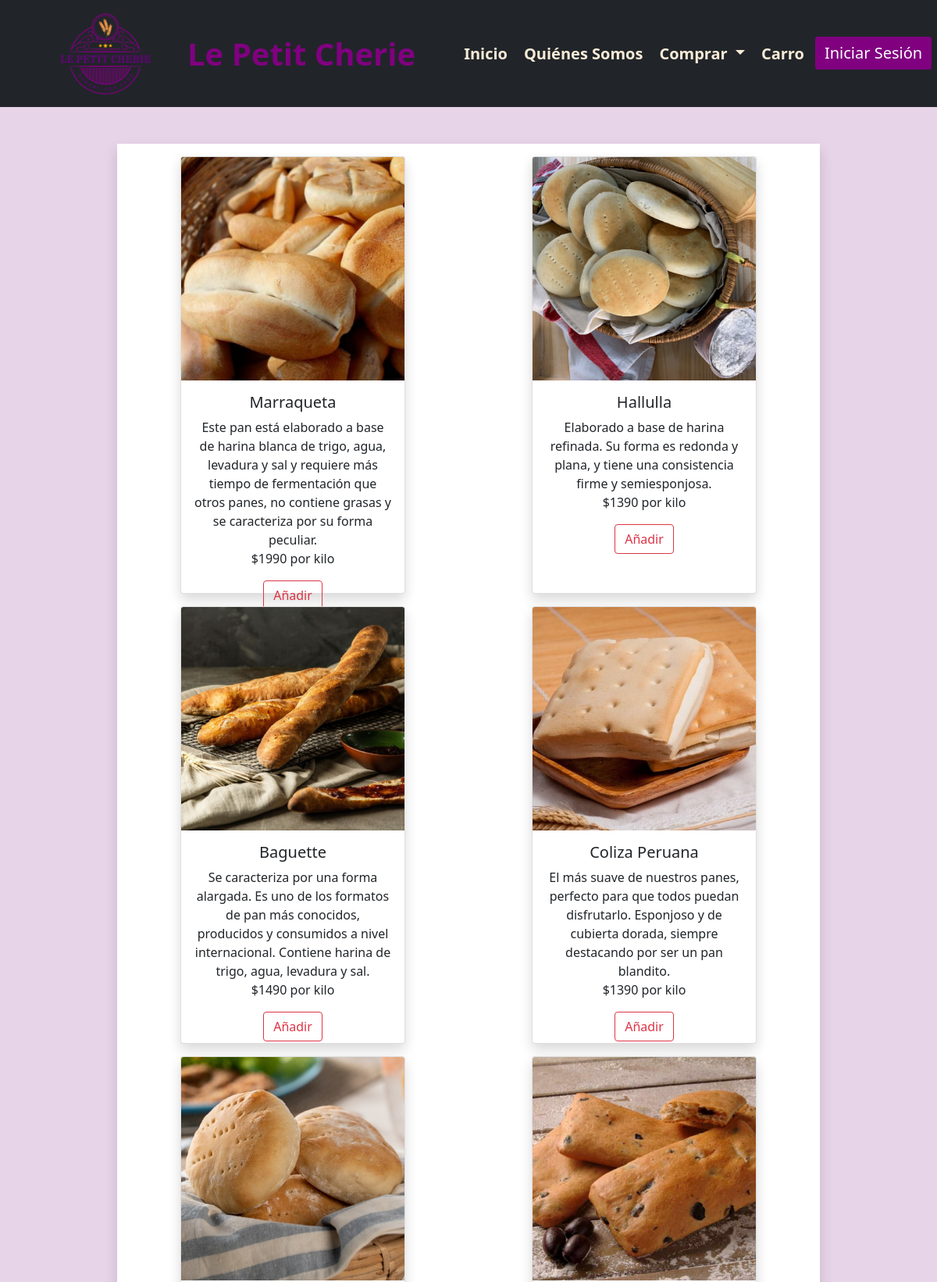
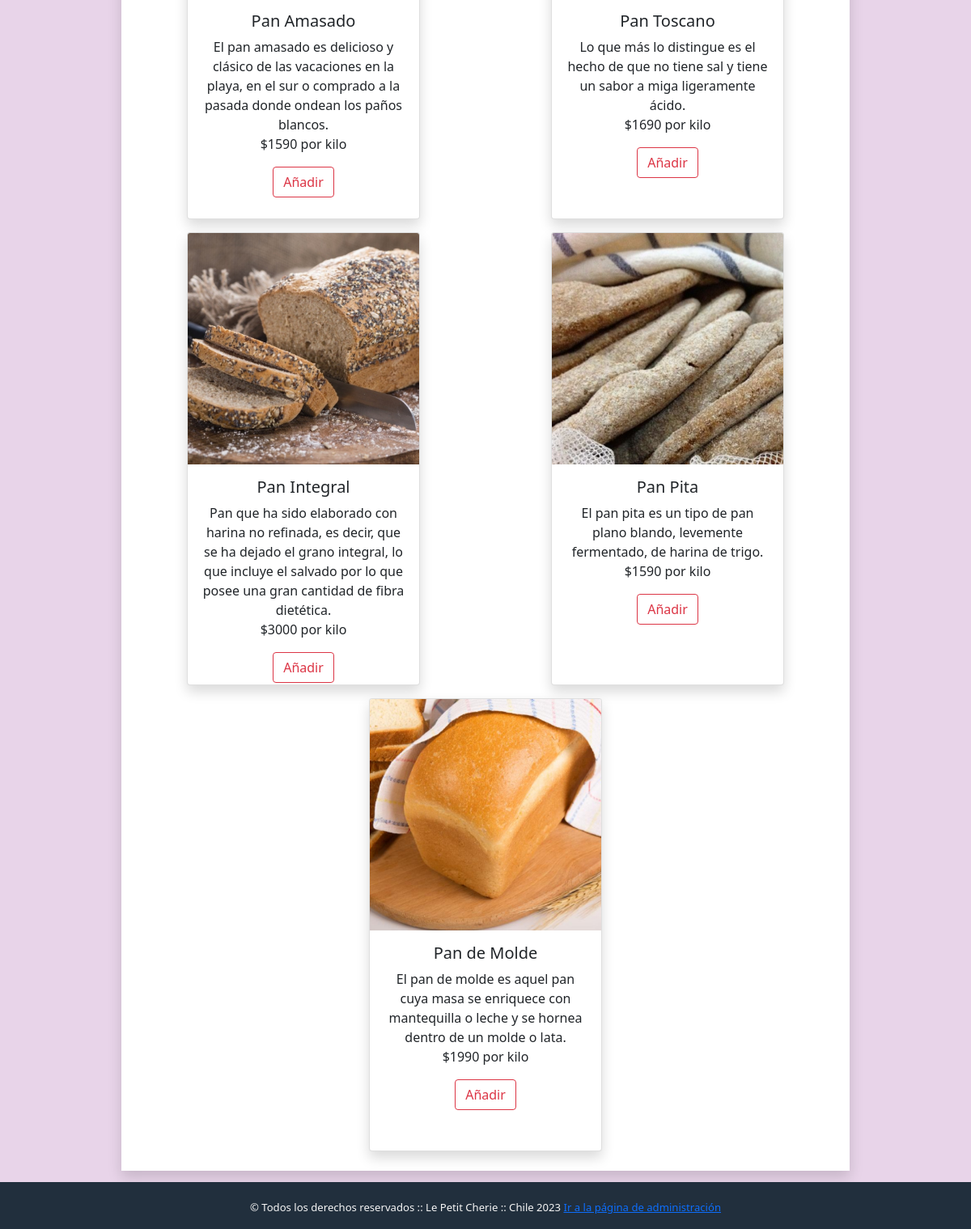
Page /tienda/panaderia on the committed database (2 pictures, top to bottom).
### tienda/models.py (models this page shows, shortened)
class Producto(models.Model):
    id_producto      = models.AutoField(primary_key=True)
    nombre_producto  = models.CharField(max_length=30)
    descripcion_prod = models.CharField(max_length=1000)
    valor_prod       = models.IntegerField(blank=False, null=False)
    imagen_prod      = models.ImageField(upload_to='img/', blank=False, null=False)
    id_tipo_producto = models.ForeignKey('tipoProducto', on_delete=models.CASCADE, db_column='idTipoProducto')

### tienda/views.py (the view)
# urls.py: path('tienda/panaderia',panaderia,name='panaderia'),
def panaderia(request):
    productos=Producto.objects.all()
    context={'productos':productos}
    return render(request, 'html/Panaderia.html', context)

### tienda/templates/html/Panaderia.html (shortened to what this page needs)
{% load static %}
<!DOCTYPE html>
<html lang="en">
<head>
  <link rel="stylesheet" href="{% static 'css/styles.css' %}">
  <link href="https://cdn.jsdelivr.net/npm/bootstrap@5.0.2/dist/css/bootstrap.min.css" rel="stylesheet"
>
</head>
<body class="body-background2">
  <header class="header-visible">
    <nav class="navbar navbar-expand-lg navbar-dark fixed-top bg-dark ">
      <div class="container col-12">
        <div class="container col-xs-12 col-sm-2 col-md-3 col-lg-2 col-xl-2 col-xxl-2 text-center">
          <img src="{% static 'img/Le petit emma.png' %}" alt="logo petit cherie" width="120" height="120"
            class="d-inline-block align-text-top">
        </div>
        <div
          class="container col-xs-12-text-center col-sm-10-text-center col-md-9-text-center col-lg-3-blockquote col-xl-3-blockquote col-xxl-3-blockquote text-center">
          <a class="navbar-brand fw-bold" href="{% url 'index' %}">Le Petit Cherie</a>
        </div>
        <div class="container col-xs-12 col-sm-12 col-md-12 col-lg-6 col-xl-7 col-xxl-7 text-center">
          <div class="collapse navbar-collapse" id="navbarSupportedContent">
            <ul class="navbar-nav ms-auto mb-2 mb-lg-0 fw-bold">
              <li class="nav-item">
                <a class="nav-link" href="{% url 'index' %}">Inicio</a>
              </li>
              <li class="nav-item">
                <a class="nav-link" href="{% url 'quienesSomos' %}">Quiénes Somos</a>
              </li>
              <li class="nav-item dropdown">
                <a class="nav-link dropdown-toggle" href="{% url 'tienda' %}" id="navbarDropdown" role="button"
                  data-bs-toggle="dropdown" aria-expanded="false">
                  Comprar
                </a>
              </li>
              <li class="nav-item">
                <a class="nav-link" href="{% url 'carrito' %}">Carro</a>
              </li>
              <li class="nav-item">
                <a href="{% url 'login' %}" class="btn btn-dark" tabindex="-1" role="button"
                  aria-disabled="true">Iniciar Sesión</a>
              </li>
            </ul>
          </div>
        </div>
      </div>
    </nav>
  </header>
  <section>
    <div class="container-xl w-75 mt-5 shadow" style="background-color: white;">
      <center>
        <div class="row">
          {% for n in productos %}
            {% if n.id_tipo_producto.tipoProducto == "Panadería" %}
          <div class="col mt-3">
            <div class="card shadow" style="width: 18rem; height: 35rem;">
              <img src="{% static n.imagen_prod %}" class="card-img-top" alt="{{ n.nombre_producto }}">
              <div class="card-body">
                <h5 class="card-title">{{ n.nombre_producto }}</h5>
                <p class="card-text">{{ n.descripcion_prod }}<br>
                  ${{ n.valor_prod }} por kilo</p>
                <button type="button" class="btn btn-outline-danger" >Añadir</button>
              </div>
            </div>
          </div>
          {% endif %}
          {% endfor %}
        </div><br>
      </center>
    </div>
  </section>
  <br><br><br>
  <footer class="fixed-bottom" style="display:grid;  width:100%; align-self: baseline;">
    <div class="container">
      <br>
      <p class="small">&copy; Todos los derechos reservados :: Le Petit Cherie :: Chile 2023
        <a href="{%url 'administracion' %}">Ir a la página de administración</a>
    </div>
  </footer>
</body>
</html>

### tienda/static/css/styles.css (style rules this page uses)
.navbar-dark .navbar-nav .nav-link { color:antiquewhite !important; font-size:20px; }
body { background-color: rgb(232, 212, 233); }
.body-background2 { background-color:rgb(232, 212, 233); }
footer { padding: 0% !important; margin: 0% !important; text-align: center; background-color:#212F3D; color: whitesmoke; font-size: 15px; }
.navbar-dark .navbar-brand { color: purple !important; font-size: 40px; }
.nav-item { padding-right: 5px; }
.header-visible { height: 10%; min-height: 136px; --background-image: url(../img/carrusel1.jpg); }
.btn-dark { font-size: 20px !important; color: white !important; background-color: purple !important; }

### rows in the picture
Producto: imagen_prod (picture), nombre_producto "Marraqueta", descripcion_prod "Este pan está elaborado a base de harina blanca de trigo, agua, levadura y sal y requiere más tiempo de fermentación que otros panes, no contiene grasas y se caracteriza por su forma peculiar.", valor_prod "1990"
Producto: imagen_prod (picture), nombre_producto "Hallulla", descripcion_prod "Elaborado a base de harina refinada. Su forma es redonda y plana, y tiene una consistencia firme y semiesponjosa.", valor_prod "1390"
Producto: imagen_prod (picture), nombre_producto "Baguette", descripcion_prod "Se caracteriza por una forma alargada. Es uno de los formatos de pan más conocidos, producidos y consumidos a nivel internacional. Contiene harina de trigo, agua, levadura y sal.", valor_prod "1490"
Producto: imagen_prod (picture), nombre_producto "Coliza Peruana", descripcion_prod "El más suave de nuestros panes, perfecto para que todos puedan disfrutarlo. Esponjoso y de cubierta dorada, siempre destacando por ser un pan blandito.", valor_prod "1390"
Producto: imagen_prod (picture), nombre_producto "Pan Amasado", descripcion_prod "El pan amasado es delicioso y clásico de las vacaciones en la playa, en el sur o comprado a la pasada donde ondean los paños blancos.", valor_prod "1590"
Producto: imagen_prod (picture), nombre_producto "Pan Toscano", descripcion_prod "Lo que más lo distingue es el hecho de que no tiene sal y tiene un sabor a miga ligeramente ácido.", valor_prod "1690"
Producto: imagen_prod (picture), nombre_producto "Pan Integral", descripcion_prod "Pan que ha sido elaborado con harina no refinada, es decir, que se ha dejado el grano integral, lo que incluye el salvado por lo que posee una gran cantidad de fibra dietética.", valor_prod "3000"
Producto: imagen_prod (picture), nombre_producto "Pan Pita", descripcion_prod "El pan pita es un tipo de pan plano blando, levemente fermentado, de harina de trigo.", valor_prod "1590"
Producto: imagen_prod (picture), nombre_producto "Pan de Molde", descripcion_prod "El pan de molde es aquel pan cuya masa se enriquece con mantequilla o leche y se hornea dentro de un molde o lata.", valor_prod "1990"
